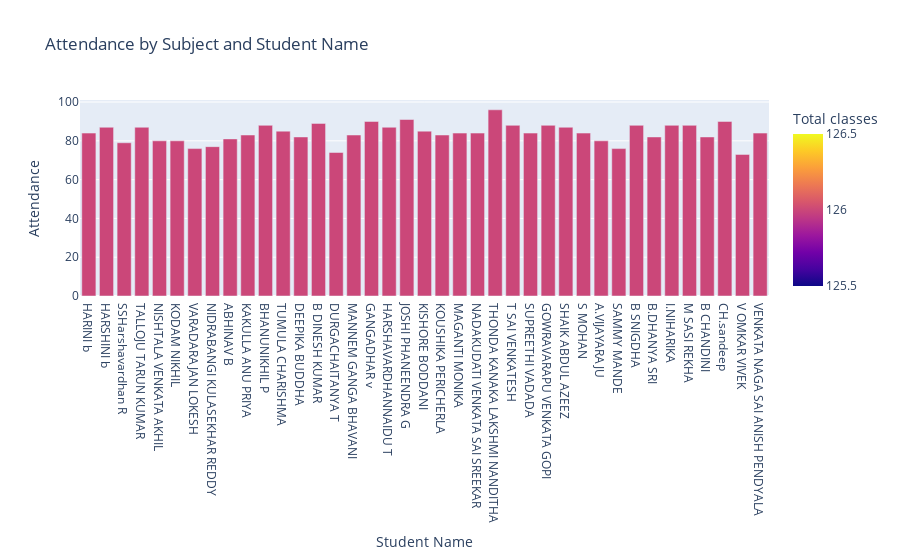

The cell this chart's notebook holds for it:
### Code cell
import plotly.express as px

# Assuming df is your DataFrame with columns 'Stu Name', 'Subject', and 'Attendance'

# Create a stacked bar chart for attendance by subject and student name
fig = px.bar(df1, x='Stu Name', y='Percentage', color='Total classes', 
             title='Attendance by Subject and Student Name',
             labels={'Percentage': 'Percentage'},
             color_discrete_sequence=px.colors.qualitative.Set1)

# Update layout
fig.update_layout(barmode='stack', xaxis_title='Student Name', yaxis_title='Attendance')

# Show the plot
fig.show()

### Figure 1 — Plotly figure (JSON) as saved in the notebook; plotly's stock layout.template omitted (floating-point values rounded to 4 significant figures)
{"data": [{"alignmentgroup": "True", "hovertemplate": "Stu Name=%{x}<br>Percentage=%{y}<br>Total classes=%{marker.color}<extra></extra>", "legendgroup": "", "marker": {"color": [126, 126, 126, 126, 126, 126, 126, 126, 126, 126, 126, 126, 126, 126, 126, 126, 126, 126, 126, 126, 126, 126, 126, 126, 126, 126, 126, 126, 126, 126, 126, 126, 126, 126, 126, 126, 126, 126, 126], "coloraxis": "coloraxis", "pattern": {"shape": ""}}, "name": "", "offsetgroup": "", "orientation": "v", "showlegend": false, "textposition": "auto", "type": "bar", "x": ["HARINI b", "HARSHINI b", "SSHarshavardhan R", "TALLOJU TARUN KUMAR", "NISHTALA VENKATA AKHIL", "KODAM NIKHIL", "VARADARAJAN LOKESH", "NIDRABANGI KULASEKHAR REDDY", "ABHINAV B", "KAKULLA ANU PRIYA", "BHANUNIKHIL P", "TUMULA CHARISHMA", "DEEPIKA BUDDHA", "B DINESH KUMAR", "DURGACHAITANYA T", "MANNEM GANGA BHAVANI", "GANGADHAR v", "HARSHAVARDHANNAIDU T", "JOSHI PHANEENDRA G", "KISHORE BODDANI", "KOUSHIKA PERICHERLA", "MAGANTI MONIKA", "NADAKUDATI VENKATA SAI SREEKAR", "THONDA KANAKA LAKSHMI NANDITHA", "T SAI VENKATESH", "SUPREETHI VADADA", "GOWRAVARAPU VENKATA GOPI", "SHAIK ABDUL AZEEZ", "S MOHAN", "A.VIJAYARAJU", "SAMMY MANDE ", "B SNIGDHA", "B.DHANYA SRI", "I.NIHARIKA", "M SASI REKHA", "B CHANDINI", "CH.sandeep", "V OMKAR VIVEK", "VENKATA NAGA SAI ANISH PENDYALA"], "xaxis": "x", "y": [84, 87, 79, 87, 80, 80, 76, 77, 81, 83, 88, 85, 82, 89, 74, 83, 90, 87, 91, 85, 83, 84, 84, 96, 88, 84, 88, 87, 84, 80, 76, 88, 82, 88, 88, 82, 90, 73, 84], "yaxis": "y"}], "layout": {"autosize": true, "barmode": "stack", "coloraxis": {"colorbar": {"title": {"text": "Total classes"}}, "colorscale": [[0, "#0d0887"], [0.1111, "#46039f"], [0.2222, "#7201a8"], [0.3333, "#9c179e"], [0.4444, "#bd3786"], [0.5556, "#d8576b"], [0.6667, "#ed7953"], [0.7778, "#fb9f3a"], [0.8889, "#fdca26"], [1, "#f0f921"]]}, "legend": {"tracegroupgap": 0}, "title": {"text": "Attendance by Subject and Student Name"}, "xaxis": {"anchor": "y", "autorange": true, "domain": [0, 1], "range": [-0.5, 38.5], "title": {"text": "Student Name"}, "type": "category"}, "yaxis": {"anchor": "x", "autorange": true, "domain": [0, 1], "range": [0, 101.1], "title": {"text": "Attendance"}, "type": "linear"}}}
